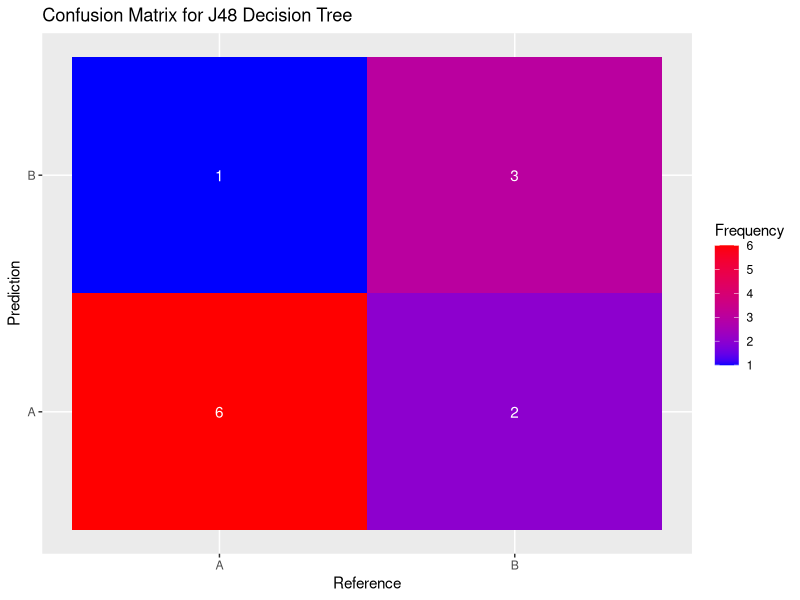
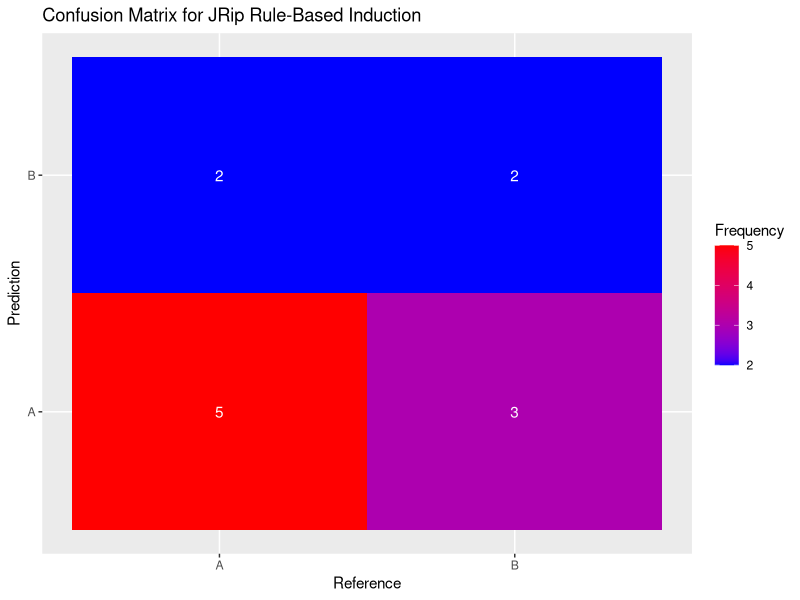

R code for these plots, in order: (Note: this script raises an error after producing the figures.)
# Load necessary library
library(caret)
library(ggplot2)

# Example confusion matrices (fill with actual values from WEKA)
confusion_matrix_j48 <- matrix(c(6, 2, 1, 3), nrow = 2, byrow = TRUE)
confusion_matrix_jrip <- matrix(c(5, 3, 2, 2), nrow = 2, byrow = TRUE)

# Create data frames
confusion_df_j48 <- as.data.frame.table(as.table(confusion_matrix_j48))
confusion_df_jrip <- as.data.frame.table(as.table(confusion_matrix_jrip))

# Rename columns for clarity
colnames(confusion_df_j48) <- c("Prediction", "Reference", "Frequency")
colnames(confusion_df_jrip) <- c("Prediction", "Reference", "Frequency")

# Plot confusion matrix for J48
plot_j48 <- ggplot(confusion_df_j48, aes(x = Reference, y = Prediction, fill = Frequency)) +
  geom_tile() +
  geom_text(aes(label = Frequency), color = "white") +
  scale_fill_gradient(low = "blue", high = "red") +
  labs(title = "Confusion Matrix for J48 Decision Tree")

# Plot confusion matrix for JRip
plot_jrip <- ggplot(confusion_df_jrip, aes(x = Reference, y = Prediction, fill = Frequency)) +
  geom_tile() +
  geom_text(aes(label = Frequency), color = "white") +
  scale_fill_gradient(low = "blue", high = "red") +
  labs(title = "Confusion Matrix for JRip Rule-Based Induction")

# Display plots
grid.arrange(plot_j48, plot_jrip, nrow = 2)
